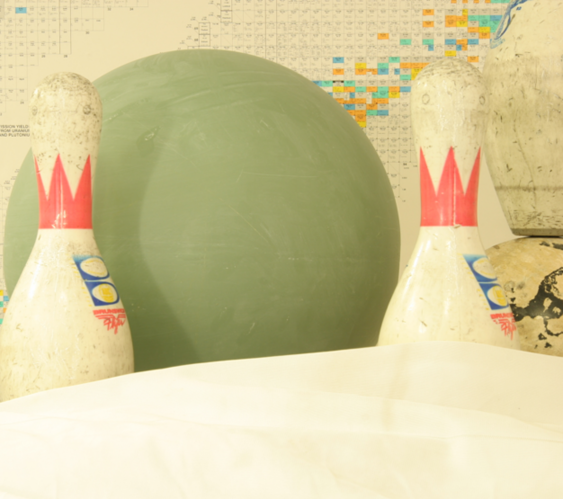
//> input picture BJ2018051-程序/Filter2/Filter2/left3.png, 563 x 499 px
$ ./源   (built with g++ and OpenCV 4)
//> lines starting //> are read from the running program, lines starting //| are printed output that depends on the picture; after the words box and inside, x2 and y2 are one past the last pixel; in counts of white or black regions, pixels touching at a corner belong together
### BJ2018051-程序/Filter2/Filter2/extract.h
#pragma once
//
//  extract.h
//  OpencvTest
//
//  Created by L on 2020/4/17.
//  Copyright © 2020 L. All rights reserved.
//

#ifndef extract_h
#define extract_h
#include<iostream>
#include<opencv2/opencv.hpp>
#include<opencv2/highgui/highgui.hpp>
using namespace std;
using namespace cv;

void extract(Mat &img, Mat &mask, int disparity)
{

	cout << "img.rows" << img.rows << ";";
	cout << "img.cols" << img.cols << endl;
	//cout<<img;
	for (int i = 0; i < img.rows; i++)
	{
		for (int j = 0; j < img.cols; j++)
		{

			if ((int)(*(img.data + img.step[0] * i + img.step[1] * j)) > disparity)
			{
				//cout<<"i="<<i<<";j="<<j<<endl;
				*(mask.data + mask.step[0] * i + mask.step[1] * j) = 255;
			}
			else
				*(mask.data + mask.step[0] * i + mask.step[1] * j) = 0;

		}
	}

}

#endif /* extract_h */

### BJ2018051-程序/Filter2/Filter2/源.cpp
#include<iostream>
#include<opencv2/opencv.hpp>
#include<opencv2/core/core.hpp>
#include<opencv2/highgui/highgui.hpp>
#include <opencv2/highgui/highgui_c.h>
#include "extract.h"

using namespace cv;
using namespace std;

int main()
{
	Mat img = imread("left3.png");
//> img is the input picture: 499 rows x 563 cols, CV_8UC3; mean B, G, R 155.2, 200.5, 210.1
	Mat sgm = imread("sgm3.jpg");
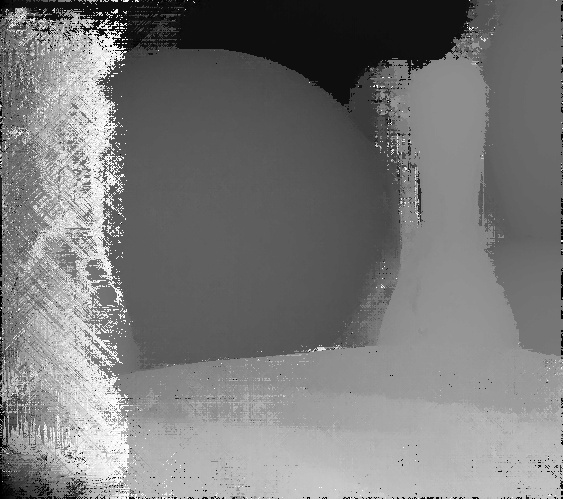
//> input picture BJ2018051-程序/Filter2/Filter2/sgm3.jpg, 563 x 499 px
//> sgm is the input picture: 499 rows x 563 cols, CV_8UC3; min 0, max 255, mean 121.3
	Mat mask(sgm.rows, sgm.cols, CV_8U, Scalar(0));
	int disparity = 60;

	extract(sgm, mask, disparity);
//| img.rows499;
//| img.cols563
//> after the loop in extract, `for (int i = 0; i < img.rows; i++)`:
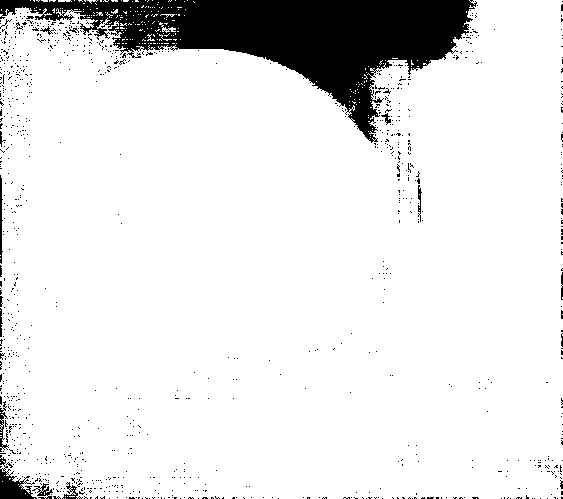
//> mask: 499 rows x 563 cols, CV_8UC1; 89.9% white; 1021 black regions (1004 under 20 px), largest, box (x1, y1, x2, y2) and area: (0, 0, 477, 143) 24486, (0, 455, 37, 499) 686, (0, 175, 3, 264) 175

	namedWindow("before", CV_WINDOW_AUTOSIZE);
	imshow("before", mask);

	//形态学处理
	Mat element = getStructuringElement(MORPH_ELLIPSE, Size(4, 4));
	erode(mask, mask, element);//腐蚀
	dilate(mask, mask, element);//膨胀
	medianBlur(mask, mask, 5);
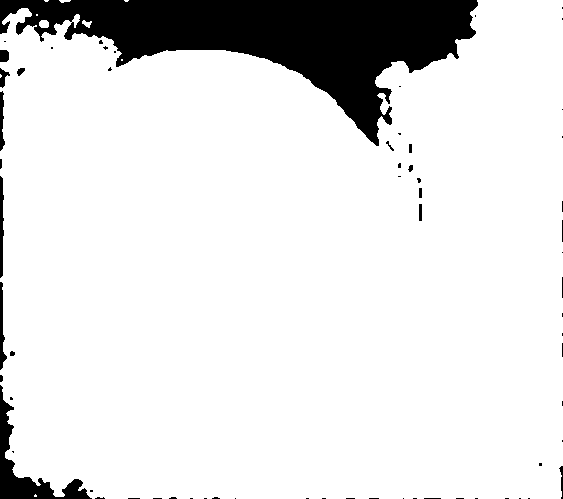
//> mask: 499 rows x 563 cols, CV_8UC1; 88.7% white; 66 black regions (49 under 20 px), largest, box (x1, y1, x2, y2) and area: (0, 0, 478, 146) 27942, (0, 385, 92, 499) 2222, (0, 176, 4, 278) 314

	Mat result;
	img.copyTo(result, mask);
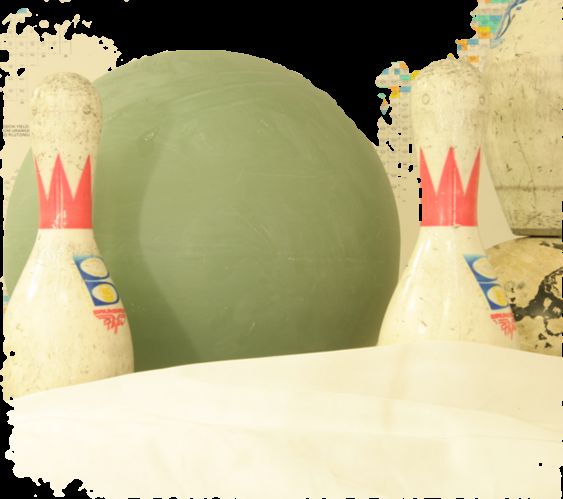
//> result: 499 rows x 563 cols, CV_8UC3; mean B, G, R 136.3, 176.3, 184.3

	namedWindow("mask", CV_WINDOW_AUTOSIZE);
	imshow("mask", mask);
	imwrite("mask3_2.jpg", mask);

	namedWindow("result", CV_WINDOW_AUTOSIZE);
	imshow("result", result);

	waitKey(0);

	return 0;
}
